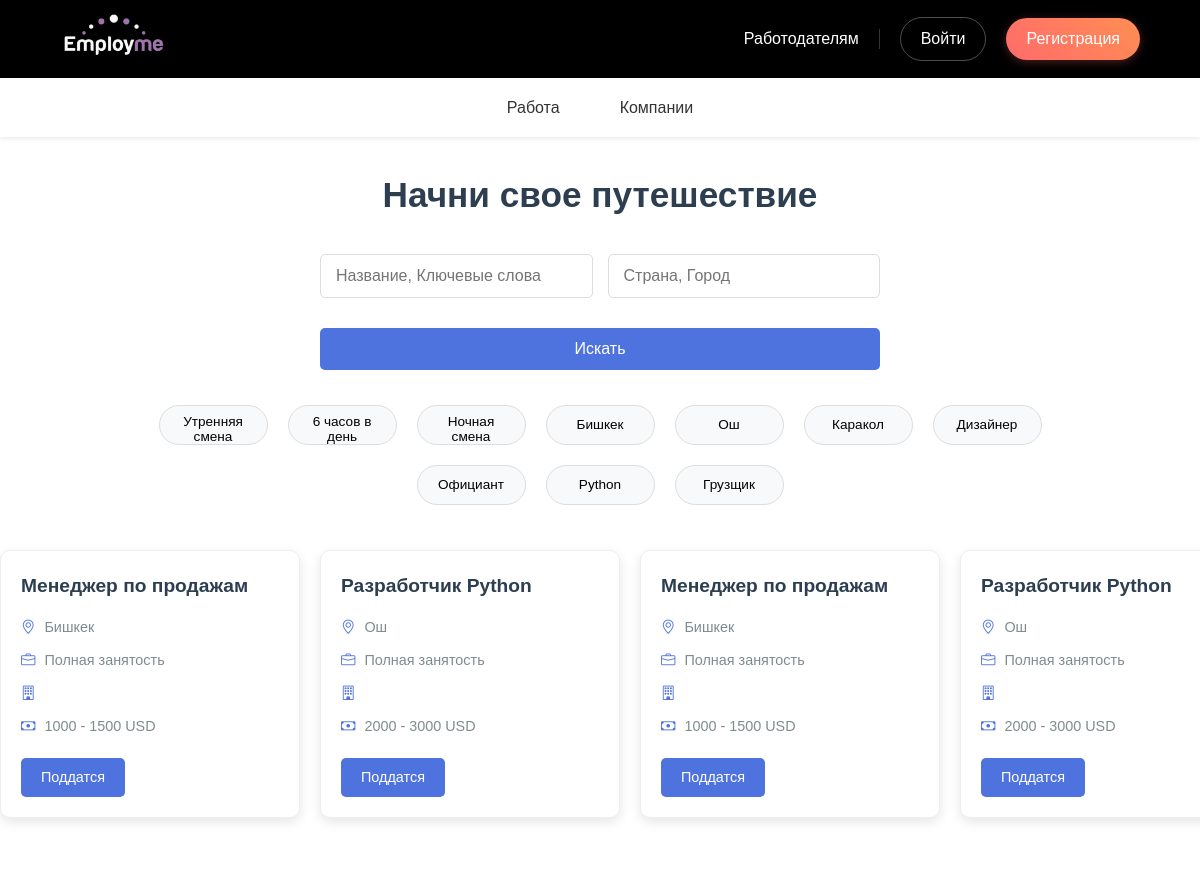
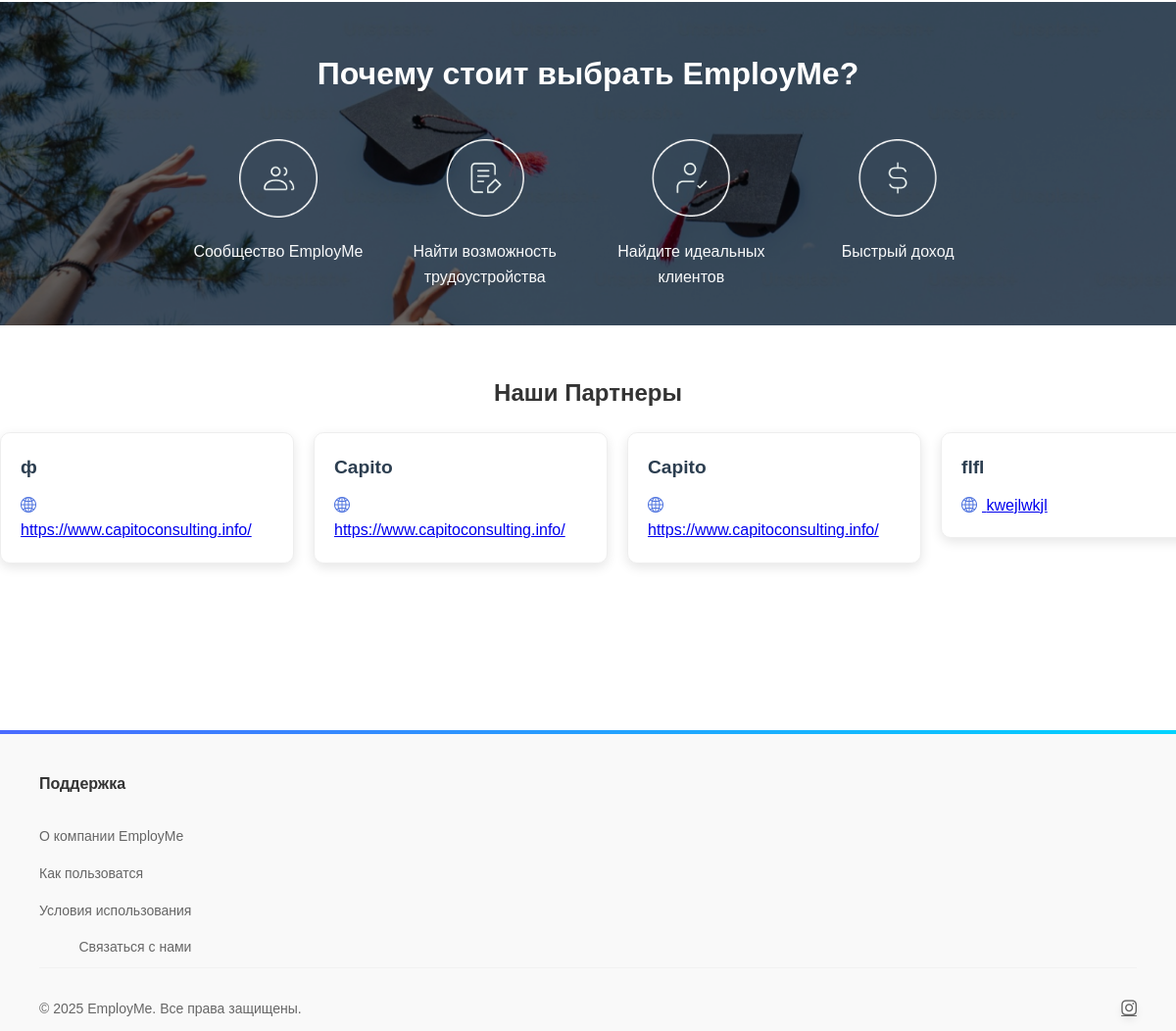
Screenshot of /search with the database file from the repository (2 pictures, top to bottom).
### app.py (models this page shows, shortened)
class JobOffer(db.Model):
    __tablename__ = 'job_offers'
    id = db.Column(db.Integer, primary_key=True)
    job_title = db.Column(db.String(100), nullable=False)
    location = db.Column(db.String(100), nullable=False)
    category = db.Column(db.String(100), nullable=False)
    job_type = db.Column(db.String(50), nullable=False)
    describe_position = db.Column(db.Text)
    unique_journey = db.Column(db.Text)
    employee_expectations = db.Column(db.Text)
    employee_contribution = db.Column(db.Text)
    team_description = db.Column(db.Text)
    interview_process = db.Column(db.Text)
    salary_range = db.Column(db.String(100))
    benefits = db.Column(db.Text)
    payment_frequency = db.Column(db.String(50))
    user_id = db.Column(db.Integer, db.ForeignKey('users.id'))  # внешний ключ
    user = db.relationship('User', back_populates='posted_jobs')  # это и есть нужное свойство
    company_id = db.Column(db.Integer, db.ForeignKey('companies.id'), nullable=False)
    company = db.relationship('Company', back_populates='job_offers')
    author = db.relationship('User', back_populates='job_offers')  # Changed from 'posted_jobs'
    applications = db.relationship('Application', back_populates='job_offer', lazy=True)

class Company(db.Model):
    __tablename__ = 'companies'
    id = db.Column(db.Integer, primary_key=True)
    name = db.Column(db.String(100), nullable=False)
    website = db.Column(db.String(200))
    about = db.Column(db.Text)
    photo = db.Column(db.String(200))
    size = db.Column(db.Integer)
    contact_info = db.Column(db.Text, nullable=False)
    document = db.Column(db.String(200))
    created_at = db.Column(db.DateTime, default=datetime.utcnow)
    username = db.Column(db.String(80), unique=True, nullable=False)
    password = db.Column(db.String(256), nullable=False)
    job_offers = db.relationship('JobOffer', back_populates='company', lazy=True)
    employees = db.relationship('CompanyEmployee', back_populates='company', lazy=True)

### app.py (the view)
@app.route('/search')
def search_jobs_route():
    query = request.args.get('query', '').strip()
    location = request.args.get('location', '').strip()
    job_type = request.args.get('job_type', '').strip()
    is_search = any([query, location, job_type])
    jobs = search_jobs(query=query, location=location, job_type=job_type)
    conn = get_db_connection()
    cursor = conn.cursor()
    cursor.execute("SELECT name, website FROM companies ORDER BY created_at DESC LIMIT 10")
    partners = cursor.fetchall()
    conn.close()
    return render_template('home.html',
                           jobs=jobs,
                           search_active=is_search,
                           selected_type=job_type,
                           partners=partners)

### app.py (called while the page is built, shortened)
@app.before_request
def create_admin_if_needed():
    global admin_created

@app.context_processor
def inject_user():
    return dict(current_user=current_user)

def get_db_connection():
    conn = sqlite3.connect("mydatabase.db")
    conn.row_factory = sqlite3.Row
    return conn

def search_jobs(query=None, location=None, job_type=None):
    conn = get_db_connection()
    cursor = conn.cursor()
    sql = """
    SELECT id, job_title, location, job_type, describe_position, salary_range
    FROM job_offers
    WHERE 1=1
    """
    params = []
    if query:
        sql += " AND (LOWER(job_title) LIKE ? OR LOWER(describe_position) LIKE ?)"
        params.extend([f"%{query.lower()}%", f"%{query.lower()}%"])
    if location:
        sql += " AND location LIKE ?"
        params.append(f"%{location}%")
    if job_type:
        sql += " AND job_type LIKE ?"
        params.append(f"%{job_type}%")
    cursor.execute(sql, params)
    results = cursor.fetchall()
    conn.close()
    return [dict(row) for row in results]

### templates/home.html (shortened to what this page needs)
<!DOCTYPE html>
<html lang="en">
<head>
    <link rel="stylesheet" href="{{ url_for('static', filename='css/styles.css') }}">
    <link rel="stylesheet" href="https://cdn.jsdelivr.net/npm/swiper@11/swiper-bundle.min.css"/>
    <link rel="stylesheet" href="https://cdn.jsdelivr.net/npm/bootstrap-icons@1.10.0/font/bootstrap-icons.css">
</head>
<body>
    {% extends 'base.html' %}
    {% block content %}
    <h1 style="text-align: center; margin-top: 30px; font-size: 2.2rem; color: #2c3e50;">Начни свое путешествие</h1>
    <form class="search-form" action="{{ url_for('search_jobs_route') }}" method="GET">
        <div class="search-row">
            <input
                type="text"
                class="search-input"
                name="query"
                placeholder="Название, Ключевые слова"
                aria-label="Job search"
                value="{{ request.args.get('query', '') }}"
            >
            <input
                type="text"
                class="search-input"
                name="location"
                placeholder="Страна, Город"
                aria-label="Location"
                value="{{ request.args.get('location', '') }}"
            >
        </div>
        <button type="submit" class="search-button">Искать</button>
    </form>
    <form method="GET" action="{{ url_for('search_jobs_route') }}">
        <div class="filter-tags">
          {% for t in ['Утренняя смена', '6 часов в день', 'Ночная смена'] %}
            <button type="submit" name="job_type" value="{{ t }}"
                    class="filter-button {% if request.args.get('job_type') == t %}active{% endif %}">
              {{ t }}
            </button>
          {% endfor %}
          {% for loc in ['Бишкек', 'Ош', 'Каракол'] %}
            <button type="submit" name="location" value="{{ loc }}"
                    class="filter-button {% if request.args.get('location') == loc %}active{% endif %}">
              {{ loc }}
            </button>
          {% endfor %}
          {% for title in ['Дизайнер', 'Официант','Python', 'Грузщик'] %}
            <button type="submit" name="query" value="{{ title }}"
                    class="filter-button {% if request.args.get('query') == title %}active{% endif %}">
              {{ title }}
            </button>
          {% endfor %}
        </div>
      </form>
      <div class="snap-slider">
        {% for job in jobs %}
          <div class="snap-slide job-card">
            <h3>{{ job.job_title }}</h3>
            <p><i class="bi bi-geo-alt"></i> {{ job.location }}</p>
            <p><i class="bi bi-briefcase"></i> {{ job.job_type }}</p>
            <p><i class="bi bi-building"></i> {{ job.company_name }}</p>
            {% if 'salary_range' in job and job['salary_range'] %}
                <p><i class="bi bi-cash"></i> {{ job['salary_range'] }}</p>
            {% endif %}
            <a href="{{ url_for('apply_for_job', job_id=job.id) }}" class="apply-button">Поддатся</a>
          </div>
        {% endfor %}
      </div>
    <section class="why-choose">
        <div class="overlay">
          <div class="content-box">
            <div class="why-row">
              <div class="why-text">
                <h2>Почему стоит выбрать EmployMe?</h2>
              </div>
              <div class="reasons">
                <div class="reason">
                    <img src="{{ url_for('static', filename='images/why1.png') }}" alt="Community">
                  <p>Сообщество EmployMe</p>
                </div>
                <div class="reason">
                    <img src="{{ url_for('static', filename='images/why2.png') }}" alt="Opportunities">
                  <p>Найти возможность трудоустройства</p>
                </div>
                <div class="reason">
                    <img src="{{ url_for('static', filename='images/why3.png') }}" alt="Clients">
                  <p>Найдите идеальных клиентов</p>
                </div>
                <div class="reason">
                    <img src="{{ url_for('static', filename='images/why4.png') }}" alt="Income">
                  <p>Быстрый доход</p>
                </div>
              </div>
            </div>
          </div>
        </div>
      </section>
      <h2 style="text-align: center; margin-top:50px">Наши Партнеры</h2>
      <div class="snap-slider">
        {% for partner in partners %}
          <div class="snap-slide job-card">
            <h3>{{ partner.name }}</h3>
            {% if partner.website %}
            <a href="{{ partner.website }}" target="_blank">
              <i class="bi bi-globe2"></i> {{ partner.website }}
            </a>
            {% endif %}
          </div>
        {% endfor %}
      </div>
    {% include "_footer.html" %}
    {% endblock %}

### static/css/styles.css (style rules this page uses)
* { font-family: 'Poppins', sans-serif; }
.job-card { border: 1px solid #e0e0e0; border-radius: 8px; padding: 20px; transition: transform 0.3s ease; }
.search-form { display: flex; flex-direction: column; gap: 15px; margin-bottom: 20px; width: 600px; padding-top: 50px; margin: 0 auto; }
.search-row { display: flex; gap: 10px; }
.search-input { flex: 1; padding: 12px 15px; border: 1px solid #ddd; border-radius: 4px; font-size: 16px; outline: none; transition: border-color 0.3s; }
.search-button { background-color: #3498db; color: white; border: none; padding: 12px 20px; border-radius: 4px; font-size: 16px; cursor: pointer; transition: background-color 0.3s; }
.why-choose { width: 100%; background: url('/static/images/why_we_bg.png') center/cover no-repeat; position: relative; color: white; height: 330px; margin-top: 100px; }
.overlay { background-color: rgba(0, 0, 0, 0.6); padding: 4rem 1rem; display: flex; justify-content: center; height: 330px; }
.content-box { max-width: 1140px; width: 100%; border-radius: 10px; color: white; }
.content-box h2 { font-size: 2rem; text-align: center; margin-bottom: 4rem; margin-top: -1rem; }
.reasons { display: flex; justify-content: space-around; flex-wrap: wrap; gap: 2rem; }
.reason { flex: 1; min-width: 200px; text-align: center; }
.reason img { height: 78px; margin-bottom: 1rem; }
.reason p { font-size: 1rem; }
.filter-button { border: 1px solid #ccc; border-radius: 20px; padding: 6px 16px; background: white; cursor: pointer; margin: 5px; font-family: 'Poppins', sans-serif; height: 40px; width: 109px; }
.job-card { border: 1px solid #ddd; border-radius: 16px; padding: 20px; background-color: #f9f9f9; }
.apply-button { display: inline-block; margin-top: 15px; padding: 8px 20px; background-color: #4e73df; color: white; border-radius: 5px; text-decoration: none; font-weight: 500; transition: background-color 0.3s; }

### templates/home.html (style rules this page uses)
body { font-family: 'Segoe UI', Tahoma, Geneva, Verdana, sans-serif; margin: 0; padding: 0; color: #333; line-height: 1.6; overflow-x: hidden; }
.job-card { background: white; border-radius: 10px; padding: 20px; box-shadow: 0 4px 12px rgba(0,0,0,0.1); transition: transform 0.3s, box-shadow 0.3s; height: 100%; display: flex; flex-direction: column; border: 1px solid #eee; }
.job-card h3 { margin: 0 0 10px; color: #2c3e50; font-size: 1.2rem; }
.job-card p { margin: 5px 0; color: #7f8c8d; font-size: 0.9rem; }
.job-card i { margin-right: 5px; color: #4e73df; }
.apply-button { display: inline-block; margin-top: auto; padding: 8px 20px; background-color: #4e73df; color: white; border-radius: 5px; text-decoration: none; font-weight: 500; transition: background-color 0.3s; align-self: flex-start; margin-top: 15px; border: none; cursor: pointer; font-size: 0.9rem; }
.search-form { max-width: 800px; margin: 30px auto; padding: 0 20px; }
.search-row { display: flex; flex-wrap: wrap; gap: 15px; margin-bottom: 15px; }
.search-input { flex: 1; min-width: 200px; padding: 12px 15px; border: 1px solid #ddd; border-radius: 5px; font-size: 1rem; }
.search-button { padding: 12px 25px; background-color: #4e73df; color: white; border: none; border-radius: 5px; cursor: pointer; font-size: 1rem; transition: background-color 0.3s; }
.filter-tags { display: flex; flex-wrap: wrap; gap: 10px; justify-content: center; margin: 20px auto; max-width: 1000px; padding: 0 20px; }
.filter-button { padding: 8px 15px; background-color: #f8f9fa; border: 1px solid #ddd; border-radius: 20px; cursor: pointer; transition: all 0.3s; font-size: 0.85rem; }
.overlay { width: 100%; margin-top: -60px; }
.why-choose { background-color: #f8f9fa; }
.why-row { max-width: 1500px; margin: 0 auto; display: flex; flex-direction: column; align-items: center; }
.why-text h2 { text-align: center; color: white; margin-bottom: 40px; font-size: 2rem; }
.reasons { display: flex; flex-wrap: wrap; justify-content: center; gap: 30px; }
.reason { text-align: center; flex: 1; min-width: 150px; max-width: 200px; }
.reason img { width: 80px; height: 80px; object-fit: contain; margin-bottom: 15px; }
.reason p { font-weight: 500; color: #f8f9fa; }
.snap-slider { display: flex; overflow-x: auto; scroll-snap-type: x mandatory; gap: 20px; padding: 20px; scroll-behavior: smooth; }
.snap-slide { scroll-snap-align: start; flex: 0 0 300px; border-radius: 10px; background: white; padding: 20px; box-shadow: 0 4px 12px rgba(0,0,0,0.1); transition: transform 0.3s; }

### rows the page displays
JobOffer: job_title "Менеджер по продажам", location "Бишкек", job_type "Полная занятость", salary_range "1000 - 1500 USD"
JobOffer: job_title "Разработчик Python", location "Ош", job_type "Полная занятость", salary_range "2000 - 3000 USD"
JobOffer: job_title "Менеджер по продажам", location "Бишкек", job_type "Полная занятость", salary_range "1000 - 1500 USD"
JobOffer: job_title "Разработчик Python", location "Ош", job_type "Полная занятость", salary_range "2000 - 3000 USD"
Company: name "ф", website "https://www.capitoconsulting.info/"
Company: name "Capito", website "https://www.capitoconsulting.info/"
Company: name "Capito", website "https://www.capitoconsulting.info/"
Company: name "flfl", website "kwejlwkjl"

### other values shown
{{ t }} "Утренняя смена" "6 часов в день" "Ночная смена"
{{ loc }} "Бишкек" "Ош" "Каракол"
{{ title }} "Дизайнер" "Официант" "Python" "Грузщик"
